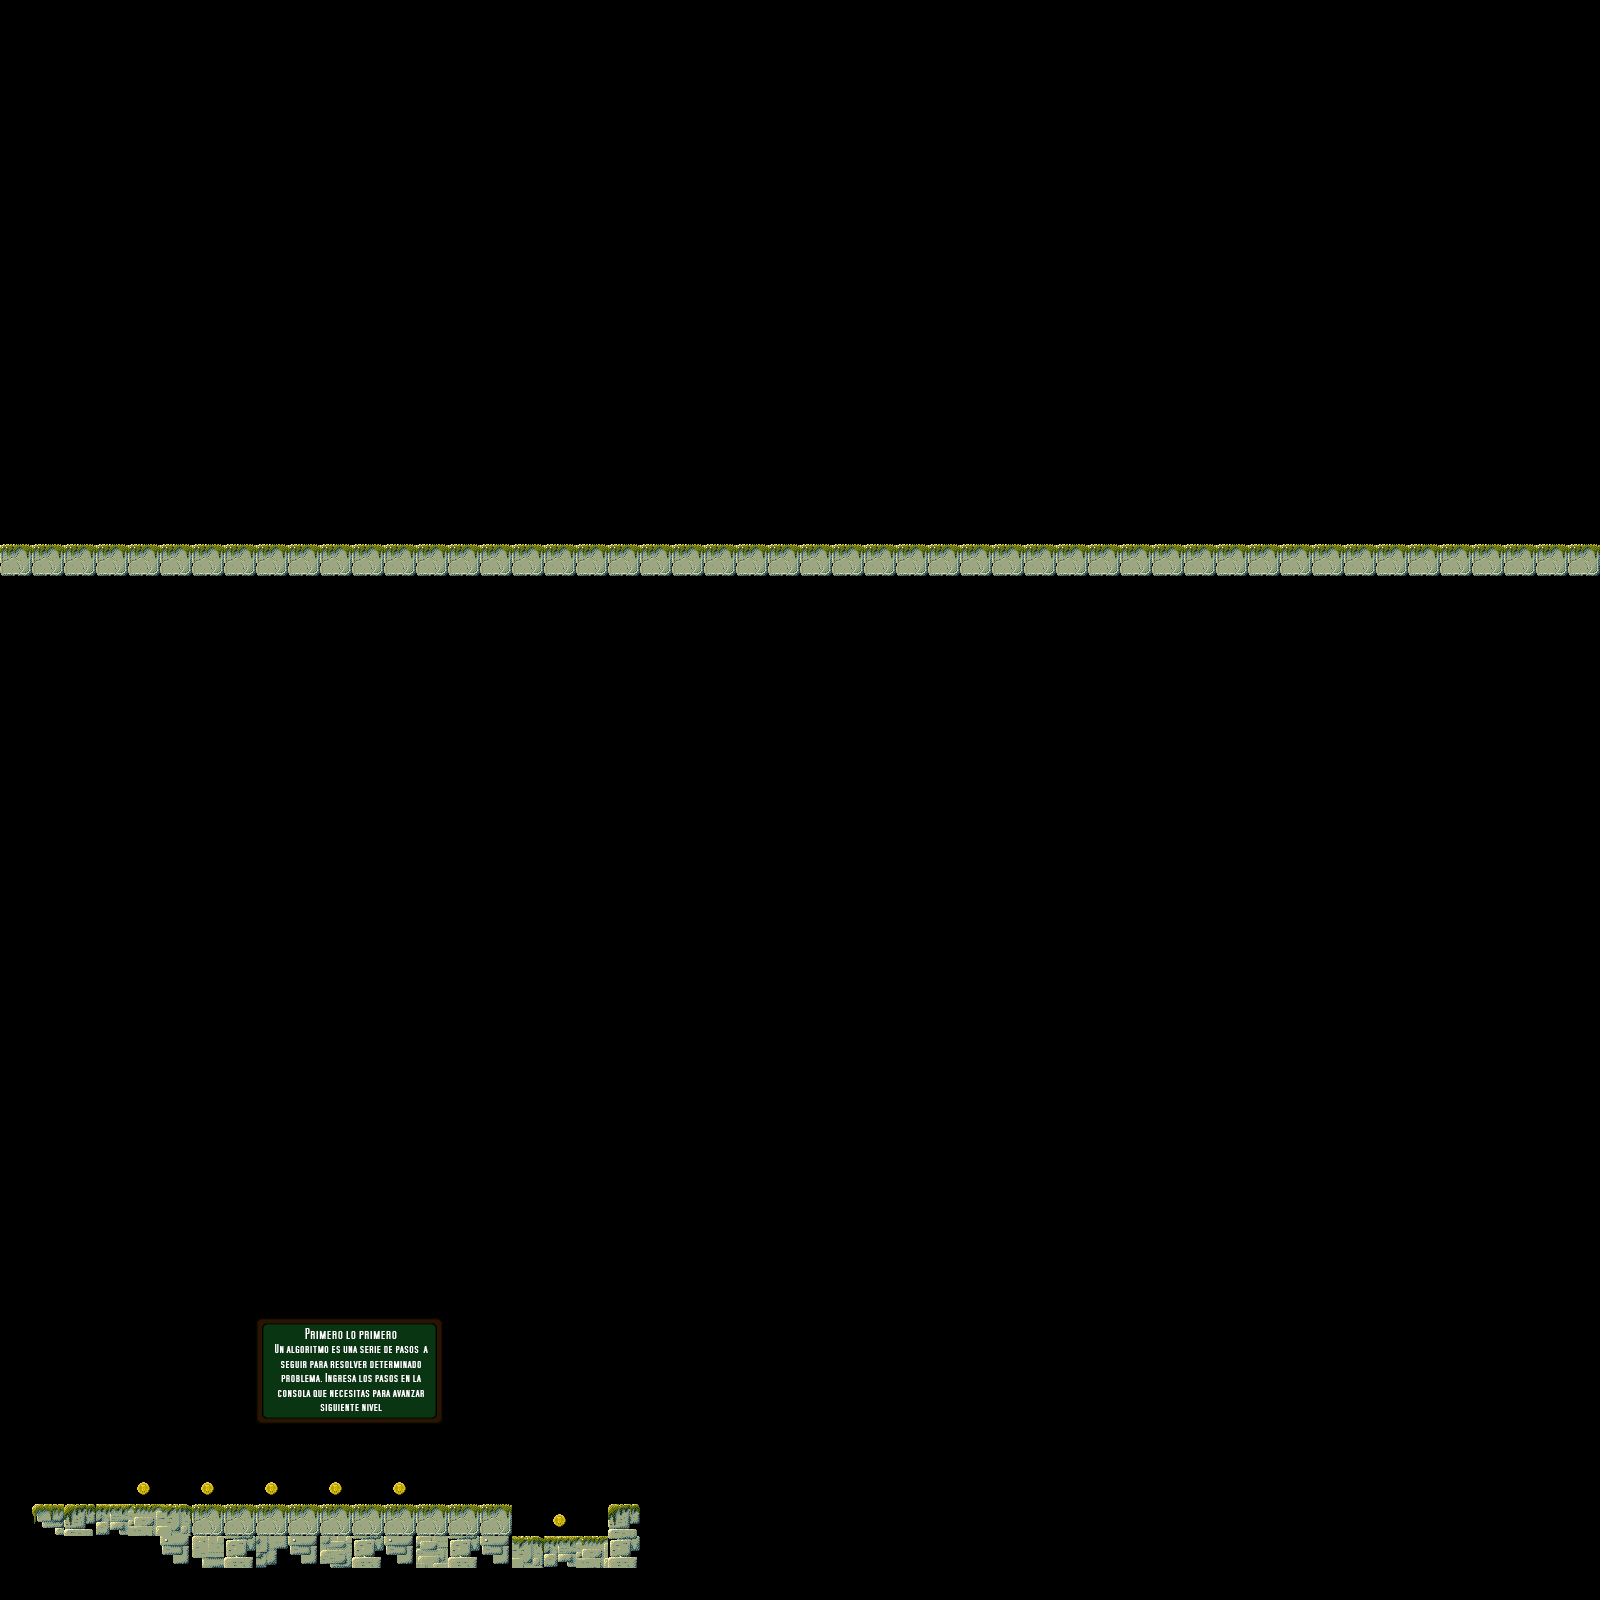

Rendered tile map (Tiled .tmx) drawn with the repository's tilesets; below, a short description and the map source with its tile grids summarised:
An orthogonal 50x50 tile map with 32x32 px tiles, 2 tile layers (Capa de Patrones 1, Capa de patrones 2), 5 tilesets.

<map version="1.0" orientation="orthogonal" renderorder="right-down" width="50" height="50" tilewidth="32" tileheight="32" nextobjectid="1">
 <tileset firstgid="1" name="Sky" tilewidth="32" tileheight="32" tilecount="84">
  <image source="JnRLayer01.png" trans="ff00ff" width="400" height="240" />
 </tileset>
 <tileset firstgid="85" name="tiles" tilewidth="32" tileheight="32" tilecount="18">
  <image source="JnRTiles.png" trans="ff00ff" width="576" height="32" />
  <tile id="0">
   <properties>
    <property name="blocked" value="" />
   </properties>
  </tile>
  <tile id="1">
   <properties>
    <property name="blocked" value="" />
   </properties>
  </tile>
  <tile id="2">
   <properties>
    <property name="blocked" value="" />
   </properties>
  </tile>
  <tile id="3">
   <properties>
    <property name="blocked" value="" />
   </properties>
  </tile>
  <tile id="4">
   <properties>
    <property name="blocked" value="" />
   </properties>
  </tile>
  <tile id="5">
   <properties>
    <property name="blocked" value="" />
   </properties>
  </tile>
  <tile id="6">
   <properties>
    <property name="blocked" value="" />
   </properties>
  </tile>
  <tile id="7">
   <properties>
    <property name="blocked" value="" />
   </properties>
  </tile>
  <tile id="8">
   <properties>
    <property name="blocked" value="" />
   </properties>
  </tile>
  <tile id="9">
   <properties>
    <property name="blocked" value="" />
   </properties>
  </tile>
  <tile id="10">
   <properties>
    <property name="blocked" value="" />
   </properties>
  </tile>
  <tile id="11">
   <properties>
    <property name="blocked" value="" />
   </properties>
  </tile>
  <tile id="12">
   <properties>
    <property name="blocked" value="" />
   </properties>
  </tile>
  <tile id="13">
   <properties>
    <property name="blocked" value="" />
   </properties>
  </tile>
  <tile id="14">
   <properties>
    <property name="blocked" value="" />
   </properties>
  </tile>
  <tile id="15">
   <properties>
    <property name="blocked" value="" />
   </properties>
  </tile>
  <tile id="16">
   <properties>
    <property name="blocked" value="" />
   </properties>
  </tile>
  <tile id="17">
   <properties>
    <property name="coin" value="" />
   </properties>
  </tile>
 </tileset>
 <tileset firstgid="103" name="trans" tilewidth="32" tileheight="32" tilecount="1">
  <image source="transparentTile.png" trans="ff00ff" width="32" height="32" />
 </tileset>
 <tileset firstgid="104" name="dead" tilewidth="32" tileheight="32" tilecount="1">
  <image source="transparentTile.png" trans="ff00ff" width="32" height="32" />
  <tile id="0">
   <properties>
    <property name="dead" value="" />
   </properties>
  </tile>
 </tileset>
 <tileset firstgid="105" name="Message1" tilewidth="32" tileheight="32" tilecount="35">
  <image source="message1W3.png" width="224" height="160" />
 </tileset>
 <layer name="Capa de Patrones 1" width="50" height="50">
  <properties>
   <property name="coinNumber" value="6" />
  </properties>
  <data>[2500 cells, 2463 non-empty, 25 distinct tile ids]</data>
 </layer>
 <layer name="Capa de patrones 2" width="50" height="50">
  <data>[2500 cells, 2500 non-empty, 15 distinct tile ids]</data>
 </layer>
</map>
